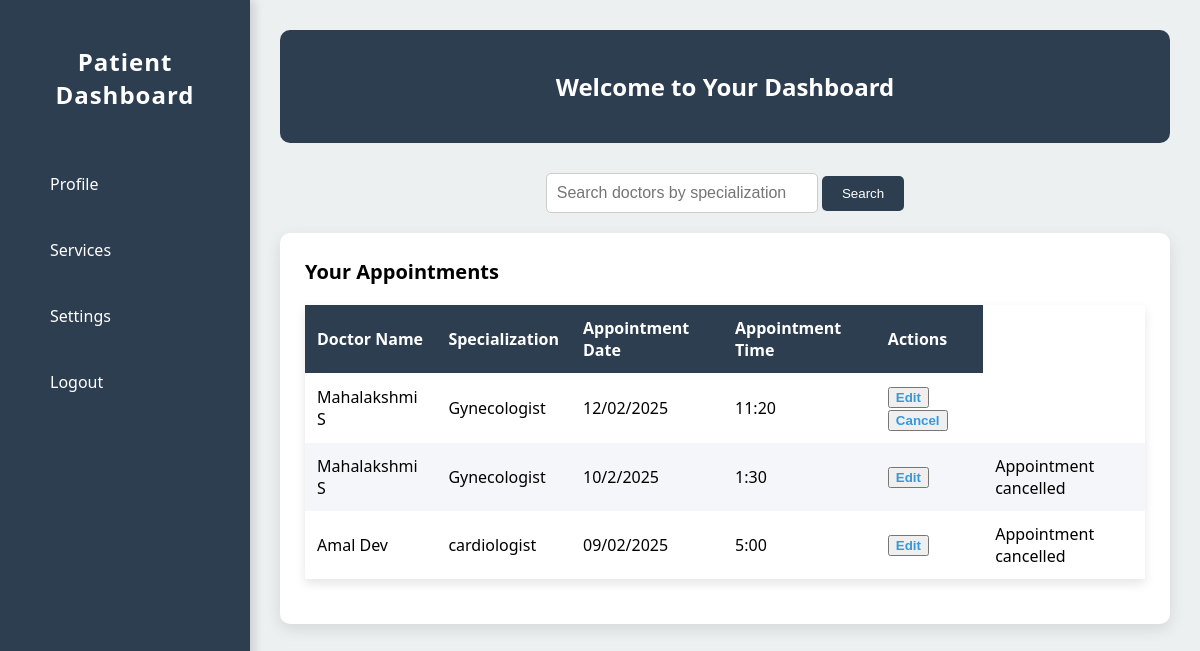
Page /patient_home (signed in) on the committed database.
### medico/models.py (models this page shows)
class Appointment(models.Model):
    date = models.CharField(max_length=15)
    time = models.CharField(max_length=15)
    patient_id = models.ForeignKey(Patient, on_delete=models.CASCADE, null=True, blank=True, related_name='patient_id')
    doctor_id = models.ForeignKey(Doctor, on_delete=models.CASCADE, null=True, blank=True, related_name='doctor_id')
    current_date = models.DateField(auto_now_add=True)
    status=models.CharField(max_length=10,null=True)

class Doctor(models.Model):
    doctor_name = models.CharField(max_length=50)
    contact = models.CharField(max_length=15)
    specialization = models.CharField(max_length=25)
    gender = models.CharField(max_length=15)
    age = models.CharField(max_length=3)
    hospital_id = models.ForeignKey(Hospital, on_delete=models.CASCADE, null=True, blank=True, related_name='hospital_id')
    login_id = models.ForeignKey(Login, on_delete=models.CASCADE, null=True, blank=True, related_name='login_id')

### medico/views.py (the view)
# urls.py: path('patient_home',views.PatientHome,name='PatientHome'),
def PatientHome(request):
    patient_id = request.session.get('patient_id')
    if not patient_id:
        return redirect('login')
    login = get_object_or_404(Login, id=patient_id)
    patient = get_object_or_404(Patient, login_id=login)
    appointments = Appointment.objects.filter(patient_id=patient)
    return render(request, 'patienthome.html', {'appointments': appointments})

### medico/templates/patienthome.html (shortened to what this page needs)
<!DOCTYPE html>
<html lang="en">
<head>
</head>
<body>
    <div class="sidebar">
        <h2>Patient Dashboard</h2>
        <a href="#profile">Profile</a>
        <div class="dropdown">
            <a href="#services">Services</a>
        </div>
        <a href="#settings">Settings</a>
        <a href="#logout">Logout</a>
    </div>
    <div class="main-content">
        <header>
            <h2>Welcome to Your Dashboard</h2>
        </header>
        <div class="search-bar">
            <form method="POST" action="{% url 'search_doctor' %}">
                <input type="text" name="specialization" placeholder="Search doctors by specialization" value="{{ a }}">
                <input type="submit" name="search" value="Search">
            </form>
        </div>
        <div class="card">
            <h3>Your Appointments</h3>
            <table>
                <thead>
                    <tr>
                        <th>Doctor Name</th>
                        <th>Specialization</th>
                        <th>Appointment Date</th>
                        <th>Appointment Time</th>
                        <th>Actions</th>
                    </tr>
                </thead>
                <tbody>
                    {% for appointment in appointments %}
                        <tr>
                            <td>{{ appointment.doctor_id.doctor_name }}</td>
                            <td>{{ appointment.doctor_id.specialization }}</td>
                            <td>{{ appointment.date }}</td>
                            <td>{{ appointment.time }}</td>
                            <td>
                                <button class="btn btn-primary"><a href="{% url 'edit_appointment' appointment.id %}" style="text-decoration: none;">Edit</a></button>
                                {% if not appointment.status == "cancelled" %}
                                <button class="btn btn-danger"><a href="{% url 'cancel_appointment' appointment.id %}" style="text-decoration: none;">Cancel</a></button>
                                {% else %}
                                 <td>Appointment cancelled</td>
                                {% endif %}
                            </td>
                        </tr>
                    {% endfor %}
                </tbody>
            </table>
        </div>
    </div>
</body>
</html>

### medico/templates/patienthome.html (style rules this page uses)
body { font-family: 'Segoe UI', Tahoma, Geneva, Verdana, sans-serif; margin: 0; padding: 0; display: flex; height: 100vh; background-color: #f4f6f9; }
.sidebar { width: 200px; background-color: #2c3e50; color: white; display: flex; flex-direction: column; padding: 25px; position: fixed; height: 100%; box-shadow: 4px 0 10px rgba(0, 0, 0, 0.15); transition: all 0.3s ease-in-out; }
.sidebar h2 { text-align: center; margin-bottom: 40px; font-size: 24px; letter-spacing: 1px; }
.sidebar a { padding: 12px 25px; margin: 10px 0; background-color: transparent; color: white; text-decoration: none; border-radius: 8px; font-size: 16px; transition: background-color 0.3s ease, transform 0.3s ease; display: block; }
.dropdown { position: relative; }
.main-content { margin-left: 250px; padding: 30px; flex: 1; background-color: #ecf0f1; }
header { background-color: #2c3e50; color: white; padding: 20px; text-align: center; border-radius: 10px; margin-bottom: 30px; }
.card { background-color: white; padding: 25px; margin: 20px 0; border-radius: 10px; box-shadow: 0 5px 15px rgba(0, 0, 0, 0.1); transition: transform 0.3s ease, box-shadow 0.3s ease; }
.card h3 { margin-top: 0; font-size: 20px; }
.card a { color: #3498db; text-decoration: none; font-weight: bold; }
.search-bar { margin: 20px 0; text-align: center; }
.search-bar input[type="text"] { padding: 10px; width: 250px; font-size: 16px; border-radius: 5px; border: 1px solid #ccc; }
.search-bar input[type="submit"] { padding: 10px 20px; background-color: #2c3e50; color: white; border: none; border-radius: 5px; cursor: pointer; }
table { width: 100%; border-collapse: collapse; margin: 20px 0; box-shadow: 0 5px 10px rgba(0, 0, 0, 0.1); }
table th, table td { padding: 12px; text-align: left; }
table th { background-color: #2c3e50; color: white; }
table tbody tr:nth-child(even) { background-color: #f4f6f9; }

### rows in the picture
Appointment: doctor_id.doctor_name "Mahalakshmi S", doctor_id.specialization "Gynecologist", date "12/02/2025", time "11:20", status "Cancel"
Appointment: doctor_id.doctor_name "Mahalakshmi S", doctor_id.specialization "Gynecologist", date "10/2/2025", time "1:30", status "Appointment cancelled"
Appointment: doctor_id.doctor_name "Amal Dev", doctor_id.specialization "cardiologist", date "09/02/2025", time "5:00", status "Appointment cancelled"
